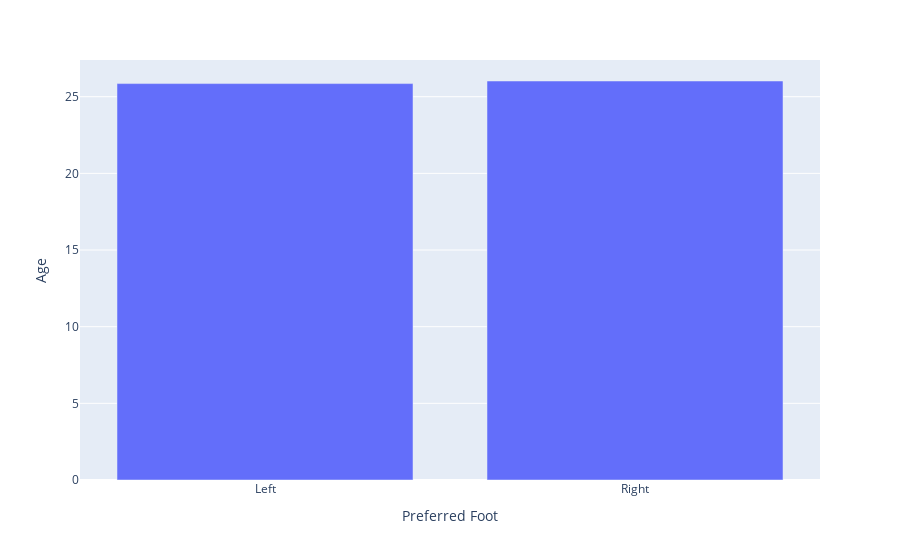

Write notebook code for a chart like this one.
### Code cell
@interact
def grafico_1(Nacionalidad=df['Nationality'].unique()):
    dinamica = pd.pivot_table(df[(df['Nationality']==Nacionalidad)], index=df["Preferred Foot"], values=['Age','Overall','Potential'], aggfunc='mean')
    return px.bar(dinamica, x=dinamica.index, y=dinamica['Age'])

### Figure 1 — Plotly figure (JSON) as saved in the notebook; plotly's stock layout.template omitted (floating-point values rounded to 4 significant figures)
{"data": [{"alignmentgroup": "True", "hovertemplate": "Preferred Foot=%{x}<br>Age=%{y}<extra></extra>", "legendgroup": "", "marker": {"color": "#636efa", "pattern": {"shape": ""}}, "name": "", "offsetgroup": "", "orientation": "v", "showlegend": false, "textposition": "auto", "type": "bar", "x": ["Left", "Right"], "xaxis": "x", "y": [25.86, 26.02], "yaxis": "y"}], "layout": {"barmode": "relative", "legend": {"tracegroupgap": 0}, "margin": {"t": 60}, "xaxis": {"anchor": "y", "domain": [0, 1], "title": {"text": "Preferred Foot"}}, "yaxis": {"anchor": "x", "domain": [0, 1], "title": {"text": "Age"}}}}
